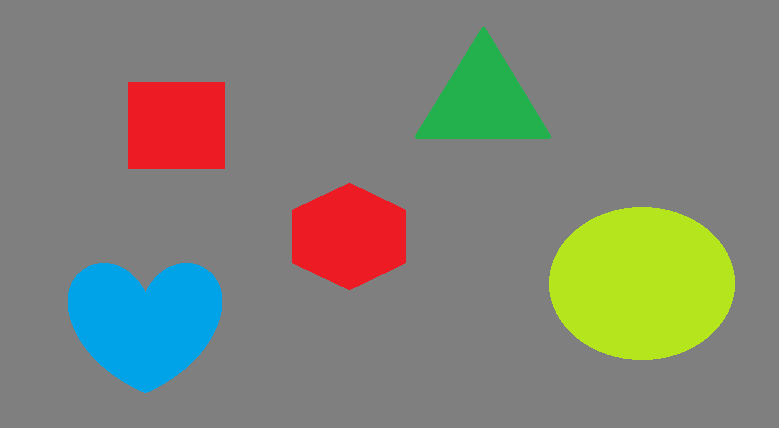
#> input picture Scripts/123.png, 779 x 428 px
$ python cells_segmentation.py
#> lines starting #> are read from the running program, lines starting #| are printed output that depends on the picture; after the words box and inside, x2 and y2 are one past the last pixel; in counts of white or black regions, pixels touching at a corner belong together
'''
	Script for experiments with Watershed OpenCV utility (boundary detection).
'''

import numpy as np
import cv2 as cv
import PIL.Image

img_name = '123.png'
img = cv.imread(img_name)
#> img is the input picture: shape (428, 779, 3); mean B, G, R 119, 131.4, 128.7
gray = cv.imread(img_name, cv.IMREAD_GRAYSCALE)
#> gray: shape (428, 779); min 127, max 203, mean 134
ret,thresh = cv.threshold(gray,127,255,cv.THRESH_BINARY)
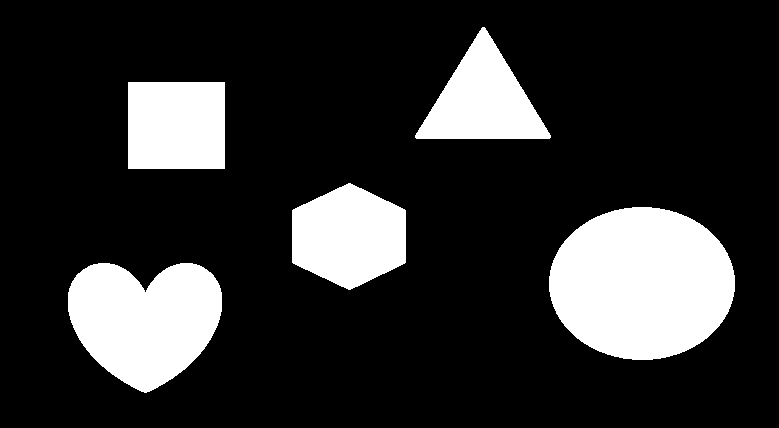
#> thresh: shape (428, 779); 18.7% white; 5 white regions, box (x1, y1, x2, y2) and area: (549, 207, 735, 360) 22332, (68, 263, 222, 393) 14533, (292, 183, 406, 290) 9167, (128, 82, 225, 169) 8439, (415, 27, 551, 139) 7987

# noise removal
kernel = np.ones((3,3),np.uint8)
opening = cv.morphologyEx(thresh,cv.MORPH_OPEN,kernel, iterations = 2)
#> opening: shape (428, 779); 18.7% white; 5 white regions, box (x1, y1, x2, y2) and area: (549, 207, 735, 360) 22332, (68, 263, 222, 392) 14530, (292, 184, 406, 289) 9161, (128, 82, 225, 169) 8439, (416, 28, 550, 139) 7978

# sure background area
sure_bg = cv.dilate(opening,kernel,iterations=3)
#> sure_bg: shape (428, 779); 21.1% white; 5 white regions, box (x1, y1, x2, y2) and area: (546, 204, 738, 363) 24402, (65, 260, 225, 395) 16421, (289, 181, 409, 292) 10511, (125, 79, 228, 172) 9579, (413, 25, 553, 142) 9484

# Finding sure foreground area
dist_transform = cv.distanceTransform(opening,cv.DIST_L2,5)
ret, sure_fg = cv.threshold(dist_transform,0.03*dist_transform.max(),255,0)
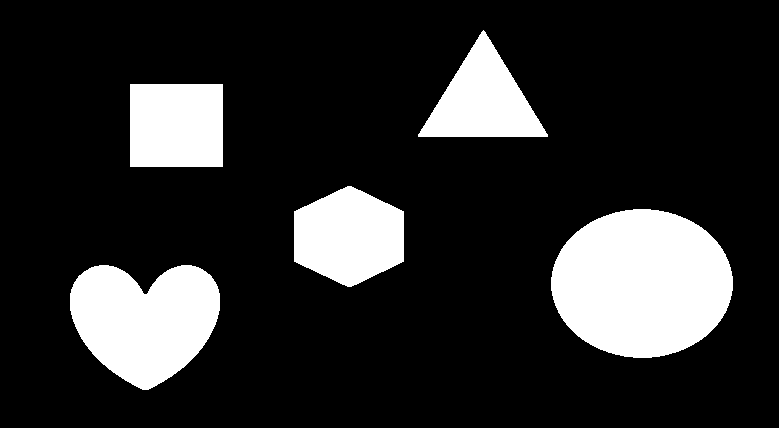
#> sure_fg: shape (428, 779) float32; 17.4% white; 5 white regions, box (x1, y1, x2, y2) and area: (551, 209, 733, 358) 21188, (70, 265, 220, 390) 13505, (294, 186, 404, 287) 8405, (130, 84, 223, 167) 7719, (418, 30, 548, 137) 7143
#> ret = 2.31

# Finding unknown region
sure_fg = np.uint8(sure_fg)
unknown = cv.subtract(sure_bg,sure_fg)
#> unknown: shape (428, 779); 3.7% white; 5 white regions, box (x1, y1, x2, y2) and area: (546, 204, 738, 363) 3214, (65, 260, 225, 395) 2916, (413, 25, 553, 142) 2341, (289, 181, 409, 292) 2106, (125, 79, 228, 172) 1860


# Marker labelling
ret, markers = cv.connectedComponents(sure_fg)
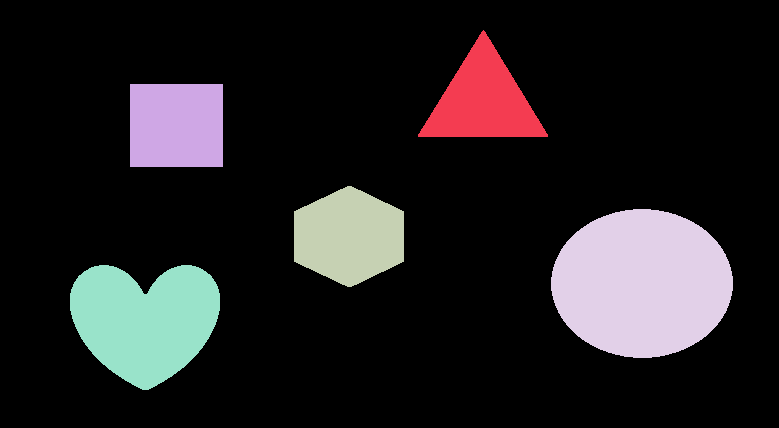
#> markers: shape (428, 779) int32; 6 distinct labels, from 0 to 5; one colour per label, 0 black
#> ret = 6

# Add one to all labels so that sure background is not 0, but 1
markers = markers+1
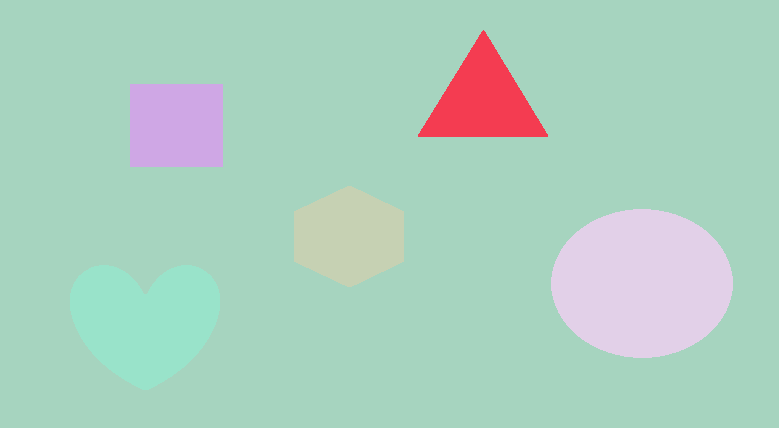
#> markers: shape (428, 779) int32; 6 distinct labels, from 1 to 6; one colour per label, 0 black

# Now, mark the region of unknown with zero
markers[unknown==255] = 0
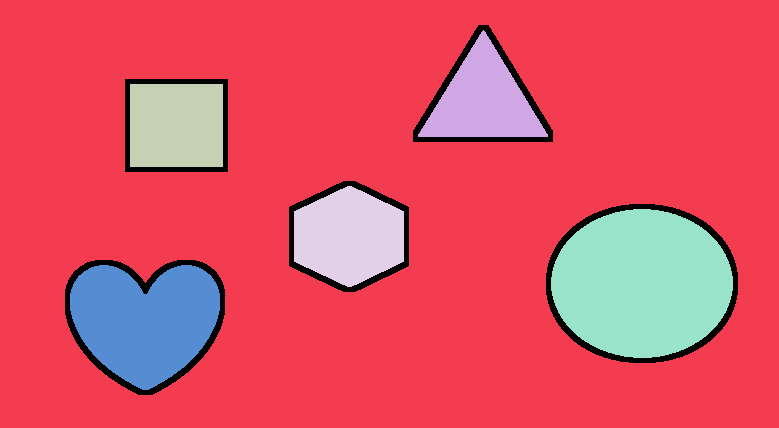
#> markers: shape (428, 779) int32; 7 distinct labels, from 0 to 6; one colour per label, 0 black


markers = cv.watershed(img,markers)
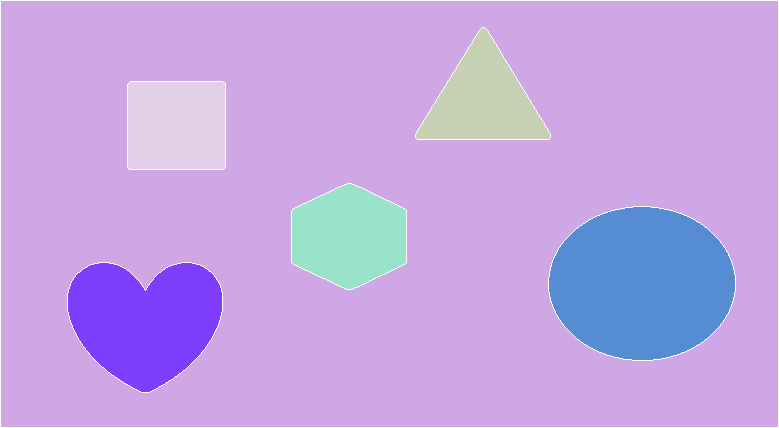
#> markers: shape (428, 779) int32; 7 distinct labels, from -1 to 6; one colour per label, 0 black, -1 white

h,w,c = img.shape
#> h = 428; w = 779; c = 3
img_out = np.zeros((h,w,3), dtype=np.uint8)
img_out[markers == -1] = [0,255,0]

cv.imwrite('out.jpg', img_out )
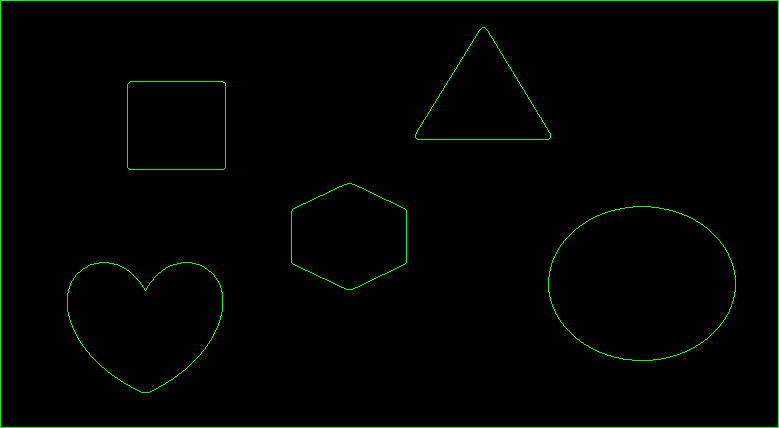
#> saved as out.jpg: shape (428, 779, 3); mean B, G, R 0, 3.3, 0
